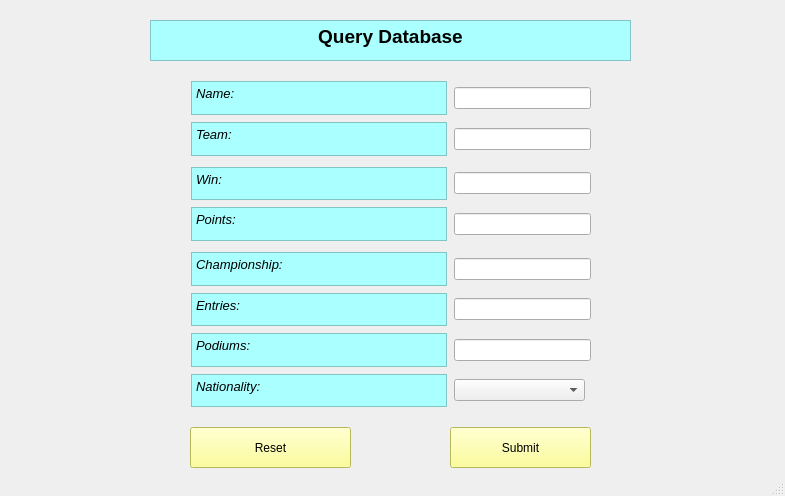
<?xml version="1.0" encoding="UTF-8"?>
<ui version="4.0">
 <class>SearchWindow</class>
 <widget class="QMainWindow" name="SearchWindow">
  <property name="geometry">
   <rect>
    <x>0</x>
    <y>0</y>
    <width>785</width>
    <height>496</height>
   </rect>
  </property>
  <property name="windowTitle">
   <string>Search</string>
  </property>
  <property name="windowIcon">
   <iconset>
    <normaloff>../../Downloads/formula-1.png</normaloff>../../Downloads/formula-1.png</iconset>
  </property>
  <property name="autoFillBackground">
   <bool>false</bool>
  </property>
  <property name="documentMode">
   <bool>false</bool>
  </property>
  <widget class="QWidget" name="centralwidget">
   <widget class="QTextEdit" name="textEdit">
    <property name="geometry">
     <rect>
      <x>150</x>
      <y>20</y>
      <width>481</width>
      <height>41</height>
     </rect>
    </property>
    <property name="styleSheet">
     <string notr="true">QTextEdit { background: rgb(170, 255, 255)}</string>
    </property>
    <property name="readOnly">
     <bool>true</bool>
    </property>
    <property name="html">
     <string>&lt;!DOCTYPE HTML PUBLIC &quot;-//W3C//DTD HTML 4.0//EN&quot; &quot;http://www.w3.org/TR/REC-html40/strict.dtd&quot;&gt;
&lt;html&gt;&lt;head&gt;&lt;meta name=&quot;qrichtext&quot; content=&quot;1&quot; /&gt;&lt;style type=&quot;text/css&quot;&gt;
p, li { white-space: pre-wrap; }
&lt;/style&gt;&lt;/head&gt;&lt;body style=&quot; font-family:'MS Shell Dlg 2'; font-size:8.25pt; font-weight:400; font-style:normal;&quot;&gt;
&lt;p align=&quot;center&quot; style=&quot; margin-top:0px; margin-bottom:0px; margin-left:0px; margin-right:0px; -qt-block-indent:0; text-indent:0px;&quot;&gt;&lt;span style=&quot; font-size:14pt; font-weight:600;&quot;&gt;Query Database&lt;/span&gt;&lt;/p&gt;&lt;/body&gt;&lt;/html&gt;</string>
    </property>
   </widget>
   <widget class="QPushButton" name="pushButtonReset">
    <property name="geometry">
     <rect>
      <x>190</x>
      <y>427</y>
      <width>161</width>
      <height>41</height>
     </rect>
    </property>
    <property name="styleSheet">
     <string notr="true">QPushButton{background: rgb(255, 255, 127)}</string>
    </property>
    <property name="text">
     <string>Reset</string>
    </property>
   </widget>
   <widget class="QPushButton" name="pushButtonSubmit">
    <property name="geometry">
     <rect>
      <x>450</x>
      <y>427</y>
      <width>141</width>
      <height>41</height>
     </rect>
    </property>
    <property name="styleSheet">
     <string notr="true">QPushButton{background: rgb(255, 255, 127)}</string>
    </property>
    <property name="text">
     <string>Submit</string>
    </property>
   </widget>
   <widget class="QTextEdit" name="textEdit_5">
    <property name="geometry">
     <rect>
      <x>191</x>
      <y>167</y>
      <width>256</width>
      <height>33</height>
     </rect>
    </property>
    <property name="styleSheet">
     <string notr="true">QTextEdit { background:rgb(170, 255, 255)}</string>
    </property>
    <property name="readOnly">
     <bool>true</bool>
    </property>
    <property name="html">
     <string>&lt;!DOCTYPE HTML PUBLIC &quot;-//W3C//DTD HTML 4.0//EN&quot; &quot;http://www.w3.org/TR/REC-html40/strict.dtd&quot;&gt;
&lt;html&gt;&lt;head&gt;&lt;meta name=&quot;qrichtext&quot; content=&quot;1&quot; /&gt;&lt;style type=&quot;text/css&quot;&gt;
p, li { white-space: pre-wrap; }
&lt;/style&gt;&lt;/head&gt;&lt;body style=&quot; font-family:'MS Shell Dlg 2'; font-size:8.25pt; font-weight:400; font-style:normal;&quot;&gt;
&lt;p style=&quot; margin-top:0px; margin-bottom:0px; margin-left:0px; margin-right:0px; -qt-block-indent:0; text-indent:0px;&quot;&gt;&lt;span style=&quot; font-size:10pt; font-style:italic;&quot;&gt;Win:&lt;/span&gt;&lt;/p&gt;&lt;/body&gt;&lt;/html&gt;</string>
    </property>
   </widget>
   <widget class="QLineEdit" name="lineEditWin">
    <property name="geometry">
     <rect>
      <x>454</x>
      <y>172</y>
      <width>137</width>
      <height>22</height>
     </rect>
    </property>
   </widget>
   <widget class="QTextEdit" name="textEdit_7">
    <property name="geometry">
     <rect>
      <x>191</x>
      <y>207</y>
      <width>256</width>
      <height>34</height>
     </rect>
    </property>
    <property name="styleSheet">
     <string notr="true">QTextEdit { background:rgb(170, 255, 255)}</string>
    </property>
    <property name="readOnly">
     <bool>true</bool>
    </property>
    <property name="html">
     <string>&lt;!DOCTYPE HTML PUBLIC &quot;-//W3C//DTD HTML 4.0//EN&quot; &quot;http://www.w3.org/TR/REC-html40/strict.dtd&quot;&gt;
&lt;html&gt;&lt;head&gt;&lt;meta name=&quot;qrichtext&quot; content=&quot;1&quot; /&gt;&lt;style type=&quot;text/css&quot;&gt;
p, li { white-space: pre-wrap; }
&lt;/style&gt;&lt;/head&gt;&lt;body style=&quot; font-family:'MS Shell Dlg 2'; font-size:8.25pt; font-weight:400; font-style:normal;&quot;&gt;
&lt;p style=&quot; margin-top:0px; margin-bottom:0px; margin-left:0px; margin-right:0px; -qt-block-indent:0; text-indent:0px;&quot;&gt;&lt;span style=&quot; font-size:10pt; font-style:italic;&quot;&gt;Points:&lt;/span&gt;&lt;/p&gt;&lt;/body&gt;&lt;/html&gt;</string>
    </property>
   </widget>
   <widget class="QTextEdit" name="textEdit_6">
    <property name="geometry">
     <rect>
      <x>191</x>
      <y>333</y>
      <width>256</width>
      <height>34</height>
     </rect>
    </property>
    <property name="styleSheet">
     <string notr="true">QTextEdit { background:rgb(170, 255, 255)}</string>
    </property>
    <property name="readOnly">
     <bool>true</bool>
    </property>
    <property name="html">
     <string>&lt;!DOCTYPE HTML PUBLIC &quot;-//W3C//DTD HTML 4.0//EN&quot; &quot;http://www.w3.org/TR/REC-html40/strict.dtd&quot;&gt;
&lt;html&gt;&lt;head&gt;&lt;meta name=&quot;qrichtext&quot; content=&quot;1&quot; /&gt;&lt;style type=&quot;text/css&quot;&gt;
p, li { white-space: pre-wrap; }
&lt;/style&gt;&lt;/head&gt;&lt;body style=&quot; font-family:'MS Shell Dlg 2'; font-size:8.25pt; font-weight:400; font-style:normal;&quot;&gt;
&lt;p style=&quot; margin-top:0px; margin-bottom:0px; margin-left:0px; margin-right:0px; -qt-block-indent:0; text-indent:0px;&quot;&gt;&lt;span style=&quot; font-size:10pt; font-style:italic;&quot;&gt;Podiums:&lt;/span&gt;&lt;/p&gt;&lt;/body&gt;&lt;/html&gt;</string>
    </property>
   </widget>
   <widget class="QLineEdit" name="lineEditPodiums">
    <property name="geometry">
     <rect>
      <x>454</x>
      <y>339</y>
      <width>137</width>
      <height>22</height>
     </rect>
    </property>
   </widget>
   <widget class="QLineEdit" name="lineEditPoints">
    <property name="geometry">
     <rect>
      <x>454</x>
      <y>213</y>
      <width>137</width>
      <height>22</height>
     </rect>
    </property>
   </widget>
   <widget class="QLineEdit" name="lineEditChampionship">
    <property name="geometry">
     <rect>
      <x>454</x>
      <y>258</y>
      <width>137</width>
      <height>22</height>
     </rect>
    </property>
   </widget>
   <widget class="QTextEdit" name="textEdit_8">
    <property name="geometry">
     <rect>
      <x>191</x>
      <y>293</y>
      <width>256</width>
      <height>33</height>
     </rect>
    </property>
    <property name="styleSheet">
     <string notr="true">QTextEdit { background:rgb(170, 255, 255)}</string>
    </property>
    <property name="readOnly">
     <bool>true</bool>
    </property>
    <property name="html">
     <string>&lt;!DOCTYPE HTML PUBLIC &quot;-//W3C//DTD HTML 4.0//EN&quot; &quot;http://www.w3.org/TR/REC-html40/strict.dtd&quot;&gt;
&lt;html&gt;&lt;head&gt;&lt;meta name=&quot;qrichtext&quot; content=&quot;1&quot; /&gt;&lt;style type=&quot;text/css&quot;&gt;
p, li { white-space: pre-wrap; }
&lt;/style&gt;&lt;/head&gt;&lt;body style=&quot; font-family:'MS Shell Dlg 2'; font-size:8.25pt; font-weight:400; font-style:normal;&quot;&gt;
&lt;p style=&quot; margin-top:0px; margin-bottom:0px; margin-left:0px; margin-right:0px; -qt-block-indent:0; text-indent:0px;&quot;&gt;&lt;span style=&quot; font-size:10pt; font-style:italic;&quot;&gt;Entries:&lt;/span&gt;&lt;/p&gt;&lt;/body&gt;&lt;/html&gt;</string>
    </property>
   </widget>
   <widget class="QLineEdit" name="lineEditTeam">
    <property name="geometry">
     <rect>
      <x>454</x>
      <y>128</y>
      <width>137</width>
      <height>22</height>
     </rect>
    </property>
   </widget>
   <widget class="QTextEdit" name="textEdit_2">
    <property name="geometry">
     <rect>
      <x>191</x>
      <y>81</y>
      <width>256</width>
      <height>34</height>
     </rect>
    </property>
    <property name="styleSheet">
     <string notr="true">QTextEdit { background:rgb(170, 255, 255)}</string>
    </property>
    <property name="readOnly">
     <bool>true</bool>
    </property>
    <property name="html">
     <string>&lt;!DOCTYPE HTML PUBLIC &quot;-//W3C//DTD HTML 4.0//EN&quot; &quot;http://www.w3.org/TR/REC-html40/strict.dtd&quot;&gt;
&lt;html&gt;&lt;head&gt;&lt;meta name=&quot;qrichtext&quot; content=&quot;1&quot; /&gt;&lt;style type=&quot;text/css&quot;&gt;
p, li { white-space: pre-wrap; }
&lt;/style&gt;&lt;/head&gt;&lt;body style=&quot; font-family:'MS Shell Dlg 2'; font-size:8.25pt; font-weight:400; font-style:normal;&quot;&gt;
&lt;p style=&quot; margin-top:0px; margin-bottom:0px; margin-left:0px; margin-right:0px; -qt-block-indent:0; text-indent:0px;&quot;&gt;&lt;span style=&quot; font-size:10pt; font-style:italic;&quot;&gt;Name:&lt;/span&gt;&lt;/p&gt;&lt;/body&gt;&lt;/html&gt;</string>
    </property>
   </widget>
   <widget class="QLineEdit" name="lineEditName">
    <property name="geometry">
     <rect>
      <x>454</x>
      <y>87</y>
      <width>137</width>
      <height>22</height>
     </rect>
    </property>
   </widget>
   <widget class="QTextEdit" name="textEdit_3">
    <property name="geometry">
     <rect>
      <x>191</x>
      <y>122</y>
      <width>256</width>
      <height>34</height>
     </rect>
    </property>
    <property name="styleSheet">
     <string notr="true">QTextEdit { background:rgb(170, 255, 255)}</string>
    </property>
    <property name="readOnly">
     <bool>true</bool>
    </property>
    <property name="html">
     <string>&lt;!DOCTYPE HTML PUBLIC &quot;-//W3C//DTD HTML 4.0//EN&quot; &quot;http://www.w3.org/TR/REC-html40/strict.dtd&quot;&gt;
&lt;html&gt;&lt;head&gt;&lt;meta name=&quot;qrichtext&quot; content=&quot;1&quot; /&gt;&lt;style type=&quot;text/css&quot;&gt;
p, li { white-space: pre-wrap; }
&lt;/style&gt;&lt;/head&gt;&lt;body style=&quot; font-family:'MS Shell Dlg 2'; font-size:8.25pt; font-weight:400; font-style:normal;&quot;&gt;
&lt;p style=&quot; margin-top:0px; margin-bottom:0px; margin-left:0px; margin-right:0px; -qt-block-indent:0; text-indent:0px;&quot;&gt;&lt;span style=&quot; font-size:10pt; font-style:italic;&quot;&gt;Team:&lt;/span&gt;&lt;/p&gt;&lt;/body&gt;&lt;/html&gt;</string>
    </property>
   </widget>
   <widget class="QLineEdit" name="lineEditEntries">
    <property name="geometry">
     <rect>
      <x>454</x>
      <y>298</y>
      <width>137</width>
      <height>22</height>
     </rect>
    </property>
   </widget>
   <widget class="QTextEdit" name="textEdit_9">
    <property name="geometry">
     <rect>
      <x>191</x>
      <y>252</y>
      <width>256</width>
      <height>34</height>
     </rect>
    </property>
    <property name="styleSheet">
     <string notr="true">QTextEdit { background:rgb(170, 255, 255)}</string>
    </property>
    <property name="readOnly">
     <bool>true</bool>
    </property>
    <property name="html">
     <string>&lt;!DOCTYPE HTML PUBLIC &quot;-//W3C//DTD HTML 4.0//EN&quot; &quot;http://www.w3.org/TR/REC-html40/strict.dtd&quot;&gt;
&lt;html&gt;&lt;head&gt;&lt;meta name=&quot;qrichtext&quot; content=&quot;1&quot; /&gt;&lt;style type=&quot;text/css&quot;&gt;
p, li { white-space: pre-wrap; }
&lt;/style&gt;&lt;/head&gt;&lt;body style=&quot; font-family:'MS Shell Dlg 2'; font-size:8.25pt; font-weight:400; font-style:normal;&quot;&gt;
&lt;p style=&quot; margin-top:0px; margin-bottom:0px; margin-left:0px; margin-right:0px; -qt-block-indent:0; text-indent:0px;&quot;&gt;&lt;span style=&quot; font-size:10pt; font-style:italic;&quot;&gt;Championship:&lt;/span&gt;&lt;/p&gt;&lt;/body&gt;&lt;/html&gt;</string>
    </property>
   </widget>
   <widget class="QTextEdit" name="textEdit_10">
    <property name="geometry">
     <rect>
      <x>191</x>
      <y>374</y>
      <width>256</width>
      <height>33</height>
     </rect>
    </property>
    <property name="styleSheet">
     <string notr="true">QTextEdit { background:rgb(170, 255, 255)}</string>
    </property>
    <property name="readOnly">
     <bool>true</bool>
    </property>
    <property name="html">
     <string>&lt;!DOCTYPE HTML PUBLIC &quot;-//W3C//DTD HTML 4.0//EN&quot; &quot;http://www.w3.org/TR/REC-html40/strict.dtd&quot;&gt;
&lt;html&gt;&lt;head&gt;&lt;meta name=&quot;qrichtext&quot; content=&quot;1&quot; /&gt;&lt;style type=&quot;text/css&quot;&gt;
p, li { white-space: pre-wrap; }
&lt;/style&gt;&lt;/head&gt;&lt;body style=&quot; font-family:'MS Shell Dlg 2'; font-size:8.25pt; font-weight:400; font-style:normal;&quot;&gt;
&lt;p style=&quot; margin-top:0px; margin-bottom:0px; margin-left:0px; margin-right:0px; -qt-block-indent:0; text-indent:0px;&quot;&gt;&lt;span style=&quot; font-size:10pt; font-style:italic;&quot;&gt;Nationality:&lt;/span&gt;&lt;/p&gt;&lt;/body&gt;&lt;/html&gt;</string>
    </property>
   </widget>
   <widget class="QComboBox" name="comboBoxNationality">
    <property name="geometry">
     <rect>
      <x>454</x>
      <y>379</y>
      <width>131</width>
      <height>22</height>
     </rect>
    </property>
   </widget>
  </widget>
  <widget class="QStatusBar" name="statusbar"/>
 </widget>
 <tabstops>
  <tabstop>lineEditName</tabstop>
  <tabstop>lineEditTeam</tabstop>
  <tabstop>lineEditWin</tabstop>
  <tabstop>lineEditPoints</tabstop>
  <tabstop>lineEditChampionship</tabstop>
  <tabstop>lineEditEntries</tabstop>
  <tabstop>lineEditPodiums</tabstop>
  <tabstop>comboBoxNationality</tabstop>
  <tabstop>pushButtonSubmit</tabstop>
  <tabstop>pushButtonReset</tabstop>
  <tabstop>textEdit_8</tabstop>
  <tabstop>textEdit_2</tabstop>
  <tabstop>textEdit_7</tabstop>
  <tabstop>textEdit_3</tabstop>
  <tabstop>textEdit_6</tabstop>
  <tabstop>textEdit_9</tabstop>
  <tabstop>textEdit_10</tabstop>
  <tabstop>textEdit_5</tabstop>
  <tabstop>textEdit</tabstop>
 </tabstops>
 <resources/>
 <connections/>
</ui>
